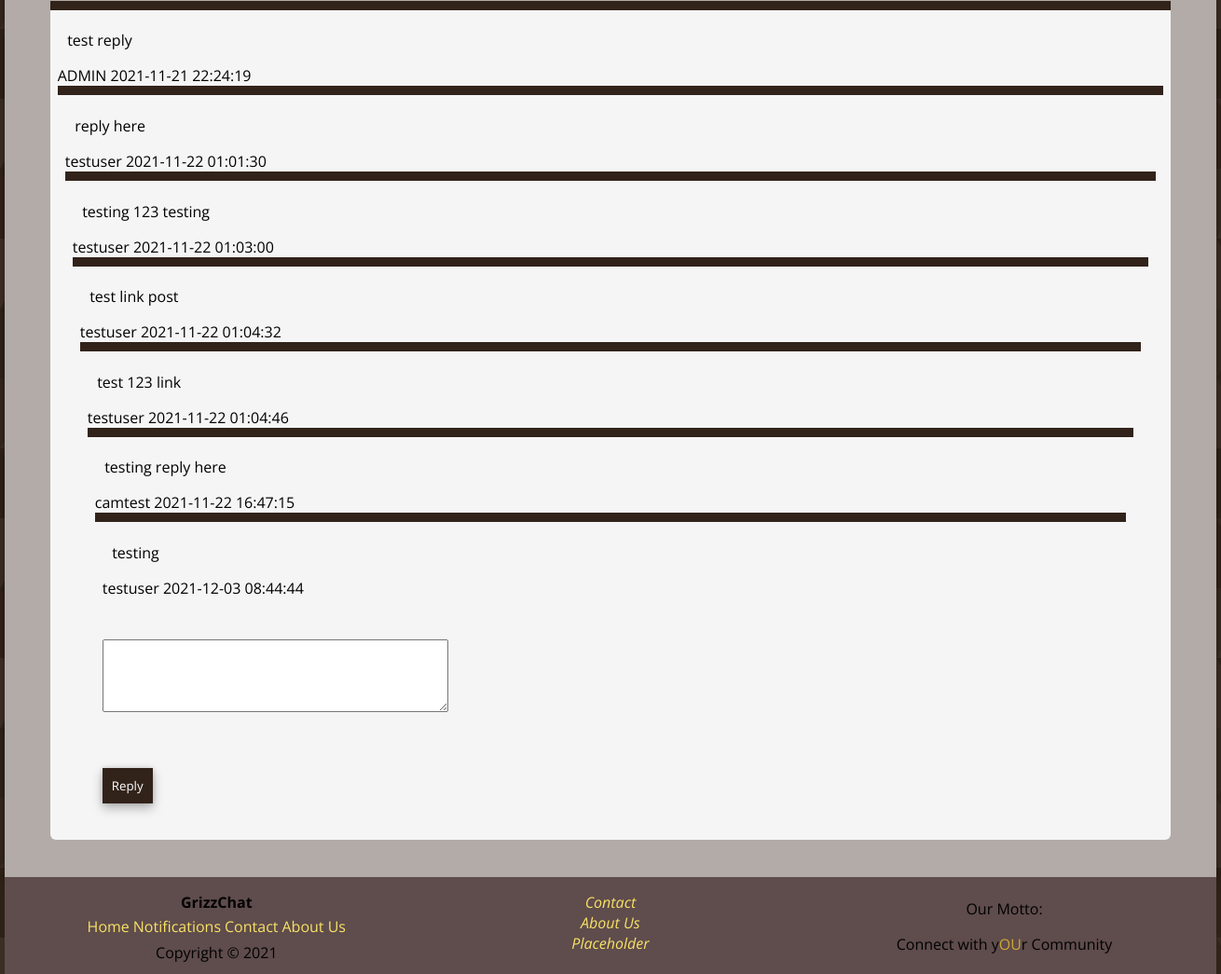
Page /posts.php (signed in, lower part) on the earlier database version.
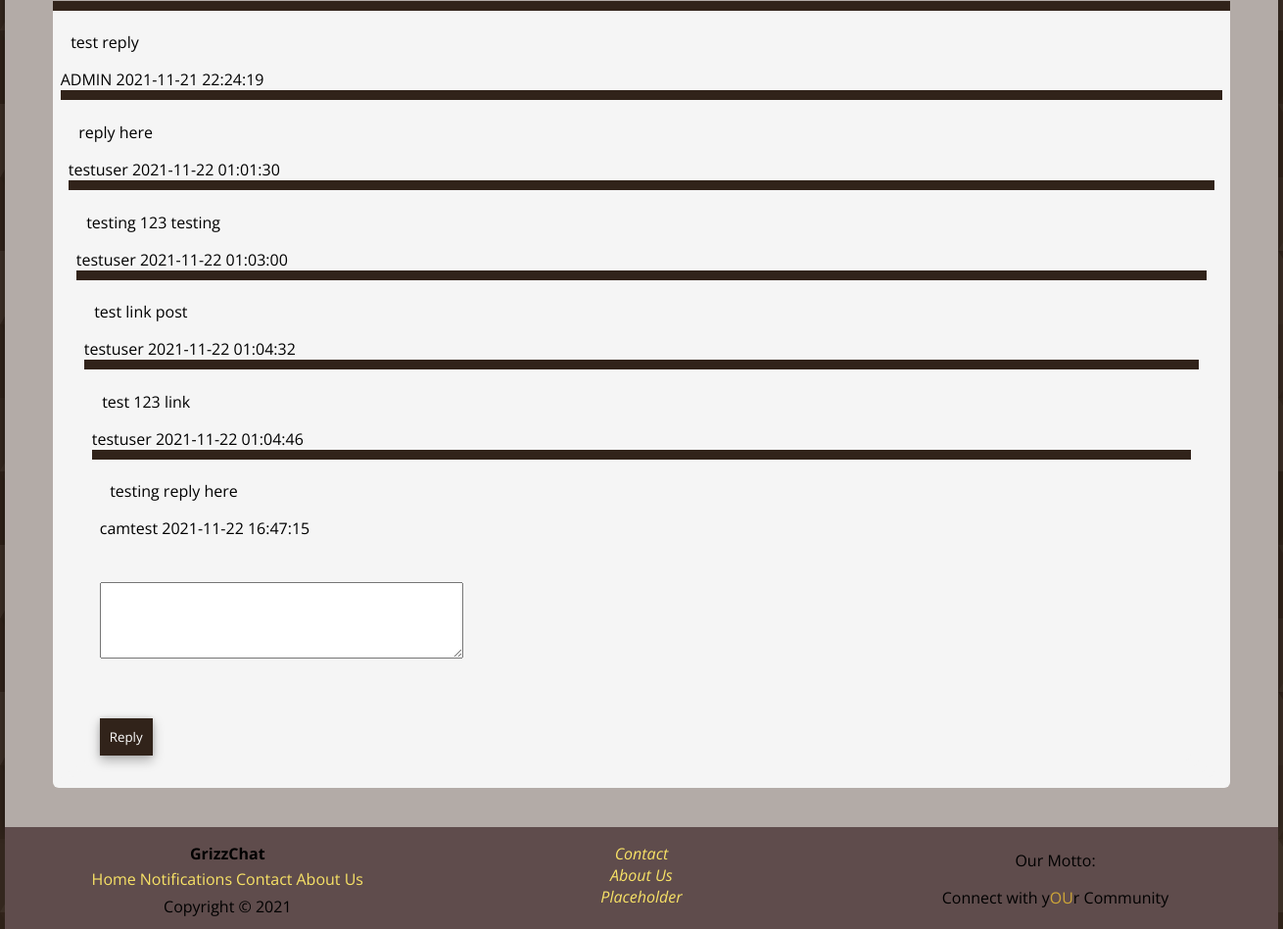
Same page on the later database version.
### tables this page shows
CREATE TABLE `posts` (
  `User_Info_USER_ID` int(11) NOT NULL,
  `Posts_ID` int(11) NOT NULL,
  `CONTENT` text NOT NULL,
  `POST_TIME` timestamp NOT NULL DEFAULT current_timestamp() ON UPDATE current_timestamp(),
  `PARENT_THREAD` int(11) NOT NULL
);

CREATE TABLE `user_info` (
  `USER_ID` int(11) NOT NULL COMMENT 'Unique User ID.',
  `USER_NAME` tinytext NOT NULL COMMENT 'Username.',
  `PASSWORD` tinytext NOT NULL COMMENT 'Hashed + Salted Password.',
  `FIRST_NAME` tinytext NOT NULL,
  `LAST_NAME` tinytext NOT NULL,
  `EMAIL_ADDRESS` tinytext NOT NULL,
  `CREATED_AT` timestamp NOT NULL DEFAULT current_timestamp(),
  `MAJOR` tinytext NOT NULL,
  `IMAGE` blob NOT NULL,
  `GRADUATION_DATE` tinytext NOT NULL
);

### posts.php (the view, shortened to what this page needs)
<!DOCTYPE html>
<html lang="en">
    <head>
        <link href="Styles/style.css" rel="stylesheet">
    </head>
    <body>
        <?php
            require_once('Includes/page_elements.php');
        ?>
        <section id="page-content">
            <section id="page-container">
                <main>
                    <?php
                        echo "<BR>";
                        $sql = "SELECT * FROM threads
                        INNER JOIN user_info
                        on threads.User_Info_USER_ID = user_info.USER_ID";
                        $sqlPost = "SELECT * FROM posts
                        INNER JOIN user_info
                        on posts.User_Info_USER_ID = user_info.USER_ID";
                        $result = $dbConnection-> query($sql);
                        $resultPost = $dbConnection-> query($sqlPost);
                        if ($result-> num_rows > 0) {
                            while($row = $result->fetch_assoc()) {
                                echo "<div class = 'block-container'>";
                                echo "<div class = 'block-body'><h2>" . $row["THREAD_TITLE"]."</h2><hr>" .$row["THREAD_CONTENT"]. "<p class='post-user'>". $row["USER_NAME"]. "</p> <p class='post-info'>"
                                . $row["CREATED"] . $_SESSION["id"]. "</p>" ;
                                echo "</div>  <br>";
                            }
                            if ($resultPost-> num_rows > 0) {
                                while($row = $resultPost->fetch_assoc()) {
                                    echo "<div class = 'block-body'>" . $row["CONTENT"]. $row["USER_NAME"]. " "
                                    . $row["POST_TIME"];
                                }
                            }
                        echo '<form class = "post" action="Includes/replyAct.php" class="POST" method ="POST">
                        <label for="forumPost"></label>
                        <br>
                        <br>
                        <textarea id="forumPost" name="forumPost" rows="4" cols="50">
                        </textarea>
                        <br><br>
                        <button type="submit" name ="submit" class="thread-reply">Reply</button>
                        </form>';
                        }
                    ?>
                </main>
            </section>
        </section>
    </body>
</html>

Differences in the rows shown:
removed posts: CONTENT "testing", User_Info_USER_ID.USER_NAME "testuser", POST_TIME "2021-12-03 08:44:44"
